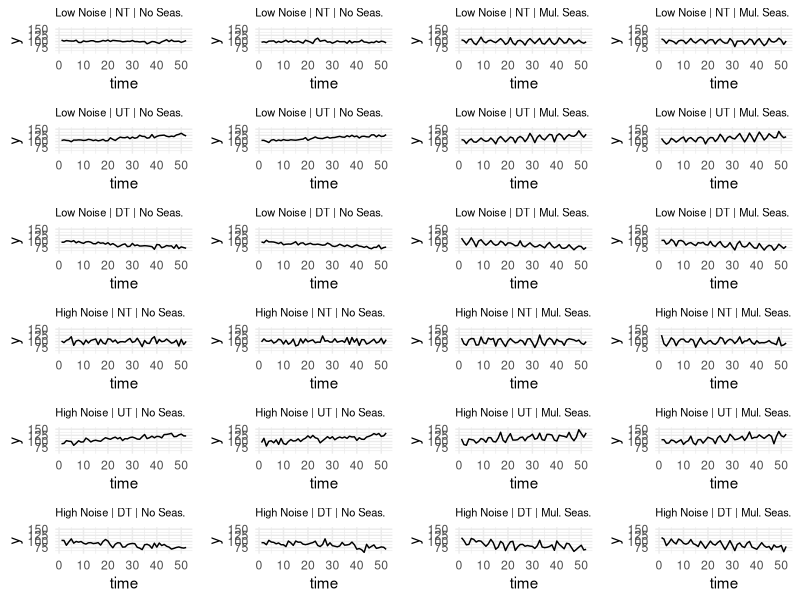
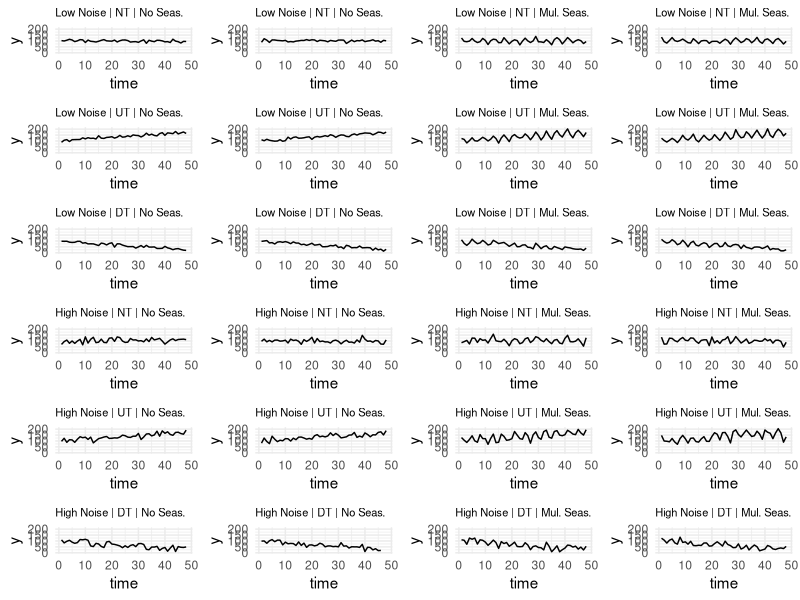

These figures' R source, in order: (Note: this script raises an error after producing the figures.)
## ---- chunk 1
knitr::opts_chunk$set(echo = TRUE)
## ---- chunk 2
library(ggplot2)
library(gridExtra)

set.seed(123)

generate_series <- function(trend, seasonality, noise_level, n=52) {
  time <- 1:n
  level <- 100
  
  # Trend component
  if (trend == "UT") {  # Upward trend
    trend_component <- 0.5 * time
  } else if (trend == "DT") {  # Downward trend
    trend_component <- -0.5 * time
  } else {  # No trend
    trend_component <- rep(0, n)
  }
  
  # Sine wave seasonality component
  if (seasonality == "S") {  # Multiplicative seasonality via sine wave
    seasonal_component <- sin(2 * pi * time / 4) * 0.1 + 1
  } else {  # No seasonality
    seasonal_component <- rep(1, n)
  }
  
  # Noise
  noise_sd <- ifelse(noise_level == "Low", 4, 8) #low: 2, high: 8
  noise <- rnorm(n, mean = 0, sd = noise_sd)
  
  # Multiplicative seasonality model
  y <- (level + trend_component) * seasonal_component + noise
  return(data.frame(time, y))
}

# Parameter grid
trends <- c("NT", "UT", "DT")
seasonalities <- c("NS", "S")
noise_levels <- c("Low", "High")

plots <- list()
plot_num <- 1

all_y_values <- c()

for (noise in noise_levels) {
  for (trend in trends) {
    for (seasonality in seasonalities) {
      for (replication in 1:2) {
        df <- generate_series(trend, seasonality, noise)
        all_y_values <- c(all_y_values, df$y)  # Store all y-values
      }
    }
  }
}

global_y_min <- min(all_y_values)
global_y_max <- max(all_y_values)

n <- 52
time <- 1:n
series_data <- data.frame(Time = time)

series_num <- 1
for (noise in noise_levels) {
  for (trend in trends) {
    for (seasonality in seasonalities) {
      for (replication in 1:2) {  # Two samples per setting
        df <- generate_series(trend, seasonality, noise)
        
        # Store generated series in a dataframe
        series_name <- paste0("Series", series_num)
        series_data[[series_name]] <- df$y
        series_num <- series_num + 1
        
        # Generate plot
        p <- ggplot(df, aes(x=time, y=y)) +
          geom_line() +
          ggtitle(paste(noise, "Noise |", trend, "|", ifelse(seasonality == "S", "Mul. Seas.", "No Seas."))) +
          theme_minimal() +
          theme(plot.title = element_text(size=8)) +
          ylim(global_y_min, global_y_max)
        
        plots[[plot_num]] <- p
        plot_num <- plot_num + 1
      }
    }
  }
}

# Plot 24 charts in grid (6 rows x 4 columns)
grid.arrange(grobs = plots, ncol=4)

# Save the generated series data to CSV
write.csv(series_data, "simulated_series.csv", row.names = FALSE)


## ---- chunk 3
library(ggplot2)
library(gridExtra)

set.seed(1234)

generate_series <- function(trend, seasonality, noise_level, n=48) {
  time <- 1:n
  level <- 100
  
  # Trend component
  if (trend == "UT") {  # Upward trend
    trend_component <- 1.5 * time
  } else if (trend == "DT") {  # Downward trend
    trend_component <- -1.5 * time
  } else {  # No trend
    trend_component <- rep(0, n)
  }
  
  # Sine wave seasonality component
  if (seasonality == "S") {  # Multiplicative seasonality via sine wave
    seasonal_component <- sin(2 * pi * time / 4) * 0.2 + 1
  } else {  # No seasonality
    seasonal_component <- rep(1, n)
  }
  
  noise_sd <- ifelse(noise_level == "Low", 8, 15) #low: 2, high: 8
  noise <- rnorm(n, mean = 0, sd = noise_sd)
  
  # Multiplicative seasonality model
  y <- (level + trend_component) * seasonal_component + noise
  # y <- level + trend_component + seasonal_component + noise #additive
  return(data.frame(time, y))
}

# Parameter grid
trends <- c("NT", "UT", "DT")
seasonalities <- c("NS", "S")
noise_levels <- c("Low", "High")

plots <- list()
plot_num <- 1

all_y_values <- c()

for (noise in noise_levels) {
  for (trend in trends) {
    for (seasonality in seasonalities) {
      for (replication in 1:2) {
        df <- generate_series(trend, seasonality, noise)
        all_y_values <- c(all_y_values, df$y)  # Store all y-values
      }
    }
  }
}

global_y_min <- min(all_y_values)
global_y_max <- max(all_y_values)

n <- 48
time <- 1:n
series_data <- data.frame(Time = time)

series_num <- 1
for (noise in noise_levels) {
  for (trend in trends) {
    for (seasonality in seasonalities) {
      for (replication in 1:2) {  
        df <- generate_series(trend, seasonality, noise)
        
        series_name <- paste0("Series", series_num)
        series_data[[series_name]] <- df$y
        series_num <- series_num + 1
        
        p <- ggplot(df, aes(x=time, y=y)) +
          geom_line() +
          ggtitle(paste(noise, "Noise |", trend, "|", ifelse(seasonality == "S", "Mul. Seas.", "No Seas."))) +
          theme_minimal() +
          theme(plot.title = element_text(size=8))+
          ylim(global_y_min, global_y_max)
        
        plots[[plot_num]] <- p
        plot_num <- plot_num + 1
      }
    }
  }
}

grid.arrange(grobs = plots, ncol=4)

write.csv(series_data, "simulated_series_4.csv", row.names = FALSE)
## ---- chunk 4
library(forecast)
library(readr)

# Load your series data
series_data <- read_csv("simulated_series_4.csv")

#link series to correct ETS model
meta_base <- expand.grid(
  Noise = c("Low", "High"),
  Trend = c("No", "Upwards", "Downwards"),
  Seasonality = c("No", "Yes")
)

meta_base$ETS_Model <- with(meta_base, ifelse(
  Trend == "No" & Seasonality == "No", "ANN",
  ifelse(Trend == "No" & Seasonality == "Yes", "MNM",
    ifelse(Seasonality == "No", "AAN", "MAM")
  )
))

# Repeat each row twice for replications
series_meta <- meta_base[rep(1:nrow(meta_base), each = 2), ]
series_meta$Series <- paste0("Series", 1:24)

# Repeat each model 2 times for the two samples of each type
series_meta <- series_meta[rep(1:nrow(series_meta), each = 2), ]
series_meta$Series <- paste0("Series", 1:24)

for (i in 1:nrow(series_meta)) {
  series_name <- series_meta$Series[i]
  model_code <- series_meta$ETS_Model[i]
  y <- ts(series_data[[series_name]], frequency = ifelse(grepl("M", model_code), 4, 1))

  fit <- ets(y, model = model_code)

  fc <- forecast(fit, h = 4, level = c(80, 95))

  output <- data.frame(
    period = 49:52,
    model = model_code,
    point_forecast = as.numeric(fc$mean),
    lower_80 = as.numeric(fc$lower[,1]),
    upper_80 = as.numeric(fc$upper[,1]),
    lower_95 = as.numeric(fc$lower[,2]),
    upper_95 = as.numeric(fc$upper[,2])
  )

  write.csv(output, paste0("forecast_", series_name, ".csv"), row.names = FALSE)}
## ---- chunk 5
library(ggplot2)
library(gridExtra)
library(forecast)

set.seed(12345)

generate_series <- function(trend, seasonality, noise_level, n=48) {
  time <- 1:n
  level <- 100
  
  # Define trend
  trend_component <- ifelse(trend == "UT", 1.5 * time, 
                            ifelse(trend == "DT", -1.5 * time, 0))
  
  # Define seasonality
  seasonal_component <- ifelse(seasonality == "S", sin(2 * pi * time / 4) * 0.2 + 1, 1)
  
  # Define noise
  noise_sd <- ifelse(noise_level == "Low", 2, 6)
  noise <- rnorm(n, mean = 0, sd = noise_sd)
  
  # Generate time series
  y <- (level + trend_component) * seasonal_component + noise
  return(data.frame(time, y))
}

# Define ETS Model Selection Function
select_ets_model <- function(trend, seasonality) {
  if (trend == "NT" & seasonality == "NS") return("ANN")  # Additive error, No Trend, No Seasonality
  if (trend == "NT" & seasonality == "S") return("MNM")  # Multiplicative error, No Trend, Multiplicative Seasonality
  if (trend == "UT" & seasonality == "NS") return("AAN")  # Additive error, Additive Trend, No Seasonality
  if (trend == "UT" & seasonality == "S") return("MAM")  # Multiplicative error, Additive Trend, Multiplicative Seasonality
  if (trend == "DT" & seasonality == "NS") return("AAN")  # Additive error, Additive Trend, No Seasonality
  if (trend == "DT" & seasonality == "S") return("MAM")  # Multiplicative error, Additive Trend, Multiplicative Seasonality
  return("ANN")  # Default fallback
}

# Forecast Function
forecast_series <- function(df, model_type, h=4) {
  ts_data <- ts(df$y, frequency=4)  # Quarterly data
  model <- ets(ts_data, model=model_type)
  forecasted <- forecast(model, h=h, level=c(80, 95))
  
  return(data.frame(
    time = max(df$time) + 1:h,
    y = forecasted$mean,
    lower_80 = forecasted$lower[,1],
    upper_80 = forecasted$upper[,1],
    lower_95 = forecasted$lower[,2],
    upper_95 = forecasted$upper[,2]
  ))
}

# Loop through all conditions
trends <- c("NT", "UT", "DT")
seasonalities <- c("NS", "S")
noise_levels <- c("Low", "High")

plots <- list()
plot_num <- 1
all_y_values <- c()

for (noise in noise_levels) {
  for (trend in trends) {
    for (seasonality in seasonalities) {
      for (replication in 1:2) {
        df <- generate_series(trend, seasonality, noise)
        model_type <- select_ets_model(trend, seasonality)
        forecast_df <- forecast_series(df, model_type, h=4)
        
        # Store y-values for global axis limits
        all_y_values <- c(all_y_values, df$y, forecast_df$y, forecast_df$lower_95, forecast_df$upper_95)
        
        # Plot with confidence intervals
        p <- ggplot(df, aes(x=time, y=y)) +
          geom_line(color="black") + 
          geom_point(data=forecast_df, aes(x=time, y=y), color="blue", size=2) + 
          geom_ribbon(data=forecast_df, aes(x=time, ymin=lower_80, ymax=upper_80), fill="blue", alpha=0.2) + 
          geom_ribbon(data=forecast_df, aes(x=time, ymin=lower_95, ymax=upper_95), fill="red", alpha=0.2) + 
          ggtitle(paste(noise, "Noise |", trend, "|", ifelse(seasonality == "S", "Mul. Seas.", "No Seas."), "|", "ETS(", model_type, ")")) + 
          theme_minimal() + 
          theme(plot.title = element_text(size=8)) +
          ylim(min(all_y_values), max(all_y_values))
        
        plots[[plot_num]] <- p
        plot_num <- plot_num + 1
      }
    }
  }
}

# Arrange plots in a grid
grid.arrange(grobs = plots, ncol=4)

## ---- chunk 6
library(ggplot2)
library(gridExtra)
library(forecast)

set.seed(123)

generate_series <- function(trend, seasonality, noise_level, n=48) {
  time <- 1:n
  level <- 100
  
  # Define trend
  trend_component <- ifelse(trend == "UT", 2.5 * time, 
                            ifelse(trend == "DT", -2.5 * time, 0))
  
  # Define seasonality
  seasonal_component <- ifelse(seasonality == "S", sin(2 * pi * time / 4) * 0.5 + 1, 1)
  
  # Define noise
  noise_sd <- ifelse(noise_level == "Low", 1, 6)
  noise <- rnorm(n, mean = 0, sd = noise_sd)
  
  # Generate time series
  y <- (level + trend_component) * seasonal_component + noise
  return(data.frame(time, y))
}

# Define ETS Model Selection Function
select_ets_model <- function(trend, seasonality) {
  if (trend == "NT" & seasonality == "NS") return("ANN")  # Additive error, No Trend, No Seasonality
  if (trend == "NT" & seasonality == "S") return("MNM")  # Multiplicative error, No Trend, Multiplicative Seasonality
  if (trend == "UT" & seasonality == "NS") return("AAN")  # Additive error, Additive Trend, No Seasonality
  if (trend == "UT" & seasonality == "S") return("MAM")  # Multiplicative error, Additive Trend, Multiplicative Seasonality
  if (trend == "DT" & seasonality == "NS") return("AAN")  # Additive error, Additive Trend, No Seasonality
  if (trend == "DT" & seasonality == "S") return("MAM")  # Multiplicative error, Additive Trend, Multiplicative Seasonality
  return("ANN")  # Default fallback
}

# Forecast Function
forecast_series <- function(df, model_type, h=4) {
  ts_data <- ts(df$y, frequency=4)  # Quarterly data
  model <- ets(ts_data, model=model_type)
  forecasted <- forecast(model, h=h, level=c(80, 95))
  
  return(data.frame(
    time = max(df$time) + 1:h,
    y = forecasted$mean,
    lower_80 = forecasted$lower[,1],
    upper_80 = forecasted$upper[,1],
    lower_95 = forecasted$lower[,2],
    upper_95 = forecasted$upper[,2]
  ))
}

# Loop through all conditions
trends <- c("NT", "UT", "DT")
seasonalities <- c("NS", "S")
noise_levels <- c("Low", "High")

plots <- list()
plot_num <- 1
#all_y_values <- c()

for (noise in noise_levels) { 
  for (trend in trends) { 
    for (seasonality in seasonalities) { 
      for (replication in 1:2) { 
        df <- generate_series(trend, seasonality, noise)
        model_type <- select_ets_model(trend, seasonality)
        forecast_df <- forecast_series(df, model_type, h=4)

        #all_y_values <- c(all_y_values, df$y, forecast_df$y, forecast_df$lower_95, forecast_df$upper_95)
      }
    }
  }
}

print(forecast_df)

#if (length(all_y_values[!is.na(all_y_values)]) > 0) {
#  global_y_min <- min(all_y_values, na.rm = TRUE)
#  global_y_max <- max(all_y_values, na.rm = TRUE)
#} else {
#  global_y_min <- 0  # Set a default fallback value
#  global_y_max <- 100 # Set a default fallback value
#}

#print(paste("Global y-axis min:", global_y_min, "max:", global_y_max))



for (noise in noise_levels) {
  for (trend in trends) {
    for (seasonality in seasonalities) {
      for (replication in 1:2) {
        df <- generate_series(trend, seasonality, noise)
        model_type <- select_ets_model(trend, seasonality)
        forecast_df <- forecast_series(df, model_type, h=4)
        
        # Store y-values for global axis limits
        all_y_values <- c(all_y_values, df$y, forecast_df$y, forecast_df$lower_95, forecast_df$upper_95)
        
        # Plot with confidence intervals
        p <- ggplot(df, aes(x=time, y=y)) + 
  geom_line(color="black") + 
  geom_point(data=forecast_df, aes(x=time, y=y), color="blue", size=2) + 
  geom_ribbon(data=forecast_df, aes(x=time, ymin=lower_80, ymax=upper_80), fill="blue", alpha=0.2) + 
  geom_ribbon(data=forecast_df, aes(x=time, ymin=lower_95, ymax=upper_95), fill="red", alpha=0.2) + 
  ggtitle(paste(noise, "Noise |", trend, "|", ifelse(seasonality == "S", "Mul. Seas.", "No Seas."), "|", "ETS(", model_type, ")")) + 
  theme_minimal() + 
  theme(plot.title = element_text(size=8)) #+ 
  #ylim(global_y_min, global_y_max)  # ✅ Apply fixed y-axis
        
        plots[[plot_num]] <- p
        plot_num <- plot_num + 1
      }
    }
  }
}

# Arrange plots in a grid
grid.arrange(grobs = plots, ncol=4)
## ---- chunk 7
library(ggplot2)
library(gridExtra)
library(forecast)

set.seed(123456)

generate_series <- function(trend, seasonality, noise_level, n=48) {
  time <- 1:n
  level <- 100
  
  # Define trend
  trend_component <- ifelse(trend == "UT", 2.5 * time, 
                            ifelse(trend == "DT", -2.5 * time, 0))
  
  # Define seasonality
  seasonal_component <- ifelse(seasonality == "S", sin(2 * pi * time / 4) * 1 + 1, 1)
  
  # Define noise
  noise_sd <- ifelse(noise_level == "Low", 2, 8)
  noise <- rnorm(n, mean = 0, sd = noise_sd)
  
  # Generate time series
  y <- (level + trend_component) * seasonal_component + noise
  return(data.frame(time, y))
}

# Define ETS Model Selection Function
select_ets_model <- function(trend, seasonality) {
  if (trend == "NT" & seasonality == "NS") return("ANN")  # Additive error, No Trend, No Seasonality
  if (trend == "NT" & seasonality == "S") return("MNM")  # Multiplicative error, No Trend, Multiplicative Seasonality
  if (trend == "UT" & seasonality == "NS") return("AAN")  # Additive error, Additive Trend, No Seasonality
  if (trend == "UT" & seasonality == "S") return("MAM")  # Multiplicative error, Additive Trend, Multiplicative Seasonality
  if (trend == "DT" & seasonality == "NS") return("AAN")  # Additive error, Additive Trend, No Seasonality
  if (trend == "DT" & seasonality == "S") return("MAM")  # Multiplicative error, Additive Trend, Multiplicative Seasonality
  return("ANN")  # Default fallback
}

# Forecast Function
forecast_series <- function(df, model_type, h=4) {
  ts_data <- ts(df$y, frequency=4)  # Quarterly data
  model <- ets(ts_data, model=model_type)
  forecasted <- forecast(model, h=h, level=c(80, 95))
  
  return(data.frame(
    time = max(df$time) + 1:h,
    y = forecasted$mean,
    lower_80 = forecasted$lower[,1],
    upper_80 = forecasted$upper[,1],
    lower_95 = forecasted$lower[,2],
    upper_95 = forecasted$upper[,2]
  ))
}

# Loop through all conditions
trends <- c("NT", "UT", "DT")
seasonalities <- c("NS", "S")
noise_levels <- c("Low", "High")

plots <- list()
plot_num <- 1
#all_y_values <- c()

for (noise in noise_levels) { 
  for (trend in trends) { 
    for (seasonality in seasonalities) { 
      for (replication in 1:2) { 
        df <- generate_series(trend, seasonality, noise)
        model_type <- select_ets_model(trend, seasonality)
        forecast_df <- forecast_series(df, model_type, h=4)

        #all_y_values <- c(all_y_values, df$y, forecast_df$y, forecast_df$lower_95, forecast_df$upper_95)
      }
    }
  }
}

print(forecast_df)

#if (length(all_y_values[!is.na(all_y_values)]) > 0) {
#  global_y_min <- min(all_y_values, na.rm = TRUE)
#  global_y_max <- max(all_y_values, na.rm = TRUE)
#} else {
#  global_y_min <- 0  # Set a default fallback value
#  global_y_max <- 100 # Set a default fallback value
#}

#print(paste("Global y-axis min:", global_y_min, "max:", global_y_max))



for (noise in noise_levels) {
  for (trend in trends) {
    for (seasonality in seasonalities) {
      for (replication in 1:2) {
        df <- generate_series(trend, seasonality, noise)
        model_type <- select_ets_model(trend, seasonality)
        forecast_df <- forecast_series(df, model_type, h=4)
        
        # Store y-values for global axis limits
        all_y_values <- c(all_y_values, df$y, forecast_df$y, forecast_df$lower_95, forecast_df$upper_95)
        
        # Plot with confidence intervals
        p <- ggplot(df, aes(x=time, y=y)) + 
  geom_line(color="black") + 
  geom_point(data=forecast_df, aes(x=time, y=y), color="blue", size=2) + 
  geom_ribbon(data=forecast_df, aes(x=time, ymin=lower_80, ymax=upper_80), fill="blue", alpha=0.2) + 
  geom_ribbon(data=forecast_df, aes(x=time, ymin=lower_95, ymax=upper_95), fill="red", alpha=0.2) + 
  ggtitle(paste(noise, "Noise |", trend, "|", ifelse(seasonality == "S", "Mul. Seas.", "No Seas."), "|", "ETS(", model_type, ")")) + 
  theme_minimal() + 
  theme(plot.title = element_text(size=8)) #+ 
  #ylim(global_y_min, global_y_max)  # ✅ Apply fixed y-axis
        
        plots[[plot_num]] <- p
        plot_num <- plot_num + 1
      }
    }
  }
}

# Arrange plots in a grid
grid.arrange(grobs = plots, ncol=4)
## ---- chunk 8
library(ggplot2)
library(gridExtra)
library(forecast)


set.seed(123)

generate_series <- function(trend, seasonality, noise_level, n=52) {
  time <- 1:n
  level <- 100
  
  # Trend component
  if (trend == "UT") {  # Upward trend
    trend_component <- 0.5 * time
  } else if (trend == "DT") {  # Downward trend
    trend_component <- -0.5 * time
  } else {  # No trend
    trend_component <- rep(0, n)
  }
  
  # Sine wave seasonality component
  if (seasonality == "S") {  # Multiplicative seasonality via sine wave
    seasonal_component <- sin(2 * pi * time / 4) * 0.2 + 1
  } else {  # No seasonality
    seasonal_component <- rep(1, n)
  }
  
  # Noise
  noise_sd <- ifelse(noise_level == "Low", 2, 8) #low: 2, high: 8 #this is gaussian noise
  noise <- rnorm(n, mean = 0, sd = noise_sd)
  
  # Multiplicative seasonality model
  y <- (level + trend_component) * seasonal_component + noise
  #y <- level + trend_component + seasonal_component + noise #additive
  return(data.frame(time, y))
}

# Define ETS Model Selection Function
select_ets_model <- function(trend, seasonality) {
  if (trend == "NT" & seasonality == "NS") return("ANN")  # Additive error, No Trend, No Seasonality
  if (trend == "NT" & seasonality == "S") return("MNM")  # Multiplicative error, No Trend, Multiplicative Seasonality
  if (trend == "UT" & seasonality == "NS") return("AAN")  # Additive error, Additive Trend, No Seasonality
  if (trend == "UT" & seasonality == "S") return("MAM")  # Multiplicative error, Additive Trend, Multiplicative Seasonality
  if (trend == "DT" & seasonality == "NS") return("AAN")  # Additive error, Additive Trend, No Seasonality
  if (trend == "DT" & seasonality == "S") return("MAM")  # Multiplicative error, Additive Trend, Multiplicative Seasonality
  return("ANN")  # Default fallback
}

# Forecast Function
forecast_series <- function(df, model_type, h=4) {
  ts_data <- ts(df$y, frequency=4)  # Quarterly data
  model <- ets(ts_data, model=model_type)
  forecasted <- forecast(model, h=h, level=c(80, 95))
  
  return(data.frame(
    time = max(df$time) + 1:h,
    y = forecasted$mean,
    lower_80 = forecasted$lower[,1],
    upper_80 = forecasted$upper[,1],
    lower_95 = forecasted$lower[,2],
    upper_95 = forecasted$upper[,2]
  ))
}

# Parameter grid
trends <- c("NT", "UT", "DT")
seasonalities <- c("NS", "S")
noise_levels <- c("Low", "High")

plots <- list()
plot_num <- 1

for (noise in noise_levels) {
  for (trend in trends) {
    for (seasonality in seasonalities) {
      for (replication in 1:2) {  # Two samples per setting
        df <- generate_series(trend, seasonality, noise)
        model_type <- select_ets_model(trend, seasonality)
        forecast_df <- forecast_series(df, model_type, h=4)
        all_y_values <- c(all_y_values, df$y, forecast_df$y, forecast_df$lower_95, forecast_df$upper_95)


        p <- ggplot(df, aes(x=time, y=y)) +
          geom_line() + geom_point(data=forecast_df, aes(x=time, y=y), color="blue", size=2) + 
          geom_ribbon(data=forecast_df, aes(x=time, ymin=lower_80, ymax=upper_80), fill="blue", alpha=0.2) + 
          geom_ribbon(data=forecast_df, aes(x=time, ymin=lower_95, ymax=upper_95), fill="red", alpha=0.2) + 
          ggtitle(paste(noise, "Noise |", trend, "|", ifelse(seasonality == "S", "Mul. Seas.", "No Seas."))) +
          theme_minimal() +
          theme(plot.title = element_text(size=8))
        plots[[plot_num]] <- p
        plot_num <- plot_num + 1
      }
    }
  }
}

# Arrange plots in a grid
grid.arrange(grobs = plots, ncol=4)

## ---- chunk 9
library(ggplot2)
library(gridExtra)
library(forecast)


set.seed(123)

generate_series <- function(trend, seasonality, noise_level, n=52) {
  time <- 1:n
  level <- 100
  
  # Trend component
  if (trend == "UT") {  # Upward trend
    trend_component <- 0.5 * time
  } else if (trend == "DT") {  # Downward trend
    trend_component <- -0.5 * time
  } else {  # No trend
    trend_component <- rep(0, n)
  }
  
  # Sine wave seasonality component
  if (seasonality == "S") {  # Multiplicative seasonality via sine wave
    seasonal_component <- sin(2 * pi * time / 4) * 0.1 + 1
  } else {  # No seasonality
    seasonal_component <- rep(1, n)
  }
  
  # Noise
  noise_sd <- ifelse(noise_level == "Low", 4, 8) #low: 2, high: 8 #this is gaussian noise
  noise <- rnorm(n, mean = 0, sd = noise_sd)
  
  # Multiplicative seasonality model
  y <- (level + trend_component) * seasonal_component + noise
  #y <- level + trend_component + seasonal_component + noise #additive
  return(data.frame(time, y))
}

# Define ETS Model Selection Function
select_ets_model <- function(trend, seasonality) {
  if (trend == "NT" & seasonality == "NS") return("ANN")  # Additive error, No Trend, No Seasonality
  if (trend == "NT" & seasonality == "S") return("MNM")  # Multiplicative error, No Trend, Multiplicative Seasonality
  if (trend == "UT" & seasonality == "NS") return("AAN")  # Additive error, Additive Trend, No Seasonality
  if (trend == "UT" & seasonality == "S") return("MAM")  # Multiplicative error, Additive Trend, Multiplicative Seasonality
  if (trend == "DT" & seasonality == "NS") return("AAN")  # Additive error, Additive Trend, No Seasonality
  if (trend == "DT" & seasonality == "S") return("MAM")  # Multiplicative error, Additive Trend, Multiplicative Seasonality
  return("ANN")  # Default fallback
}

# Forecast Function
forecast_series <- function(df, model_type, h=4) {
  ts_data <- ts(df$y, frequency=4)  # Quarterly data
  model <- ets(ts_data, model=model_type)
  forecasted <- forecast(model, h=h, level=c(80, 95))
  
  return(data.frame(
    time = max(df$time) + 1:h,
    y = forecasted$mean,
    lower_80 = forecasted$lower[,1],
    upper_80 = forecasted$upper[,1],
    lower_95 = forecasted$lower[,2],
    upper_95 = forecasted$upper[,2]
  ))
}

# Parameter grid
trends <- c("NT", "UT", "DT")
seasonalities <- c("NS", "S")
noise_levels <- c("Low", "High")

plots <- list()
plot_num <- 1

for (noise in noise_levels) {
  for (trend in trends) {
    for (seasonality in seasonalities) {
      for (replication in 1:2) {  # Two samples per setting
        df <- generate_series(trend, seasonality, noise)
        model_type <- select_ets_model(trend, seasonality)
        forecast_df <- forecast_series(df, model_type, h=4)
        all_y_values <- c(all_y_values, df$y, forecast_df$y, forecast_df$lower_95, forecast_df$upper_95)


        p <- ggplot(df, aes(x=time, y=y)) +
          geom_line() + geom_point(data=forecast_df, aes(x=time, y=y), color="blue", size=2) + 
          geom_ribbon(data=forecast_df, aes(x=time, ymin=lower_80, ymax=upper_80), fill="blue", alpha=0.2) + 
          geom_ribbon(data=forecast_df, aes(x=time, ymin=lower_95, ymax=upper_95), fill="red", alpha=0.2) + 
          ggtitle(paste(noise, "Noise |", trend, "|", ifelse(seasonality == "S", "Mul. Seas.", "No Seas."))) +
          theme_minimal() +
          theme(plot.title = element_text(size=8))
        plots[[plot_num]] <- p
        plot_num <- plot_num + 1
      }
    }
  }
}

# Arrange plots in a grid
grid.arrange(grobs = plots, ncol=4)
